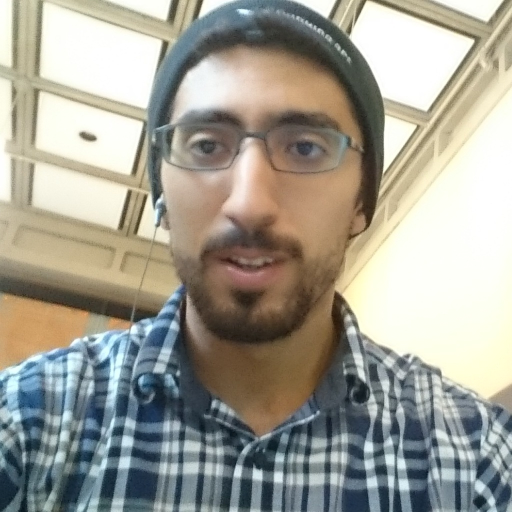
#> input picture test.png, 1024 x 1024 px (shown at 1/2 size)
$ python main.py
#> lines starting #> are read from the running program, lines starting #| are printed output that depends on the picture
#> further down, input_image is the input picture: PIL image 1024x1024 RGB; mean R, G, B 161.6, 159.2, 148.2
import sys
from PIL import Image
from PIL import ImageFilter
import glob, os
import shutil

# [21 lines left out: functions upside_down, horizontal_flip, blurry_boi, not called in this run]

# --------------------------------------------

def long_boi(input_image):
    dim = get_dimensions(input_image)
#> dim = (1024, 1024)

    width = dim[0]
#> width = 1024
    height = dim[1] * 1.5
#> height = 1536

    size = int(width), int(height)
#> size = (1024, 1536)

    output_image = input_image.resize(size)
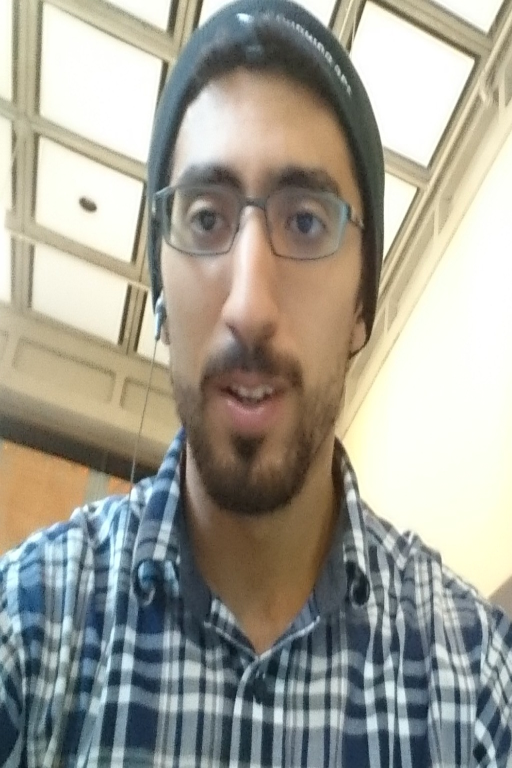
#> output_image: PIL image 1024x1536 RGB (shown at 1/2 size); mean R, G, B 161.6, 159.2, 148.3

    left = 0
    upper = dim[1]/4
#> upper = 256
    right = width
#> right = 1024
    lower = dim[1] + dim[1]/4
#> lower = 1280

    box = (left, upper, right, lower)
#> box = (0, 256, 1024, 1280)

    output_image = output_image.crop(box)
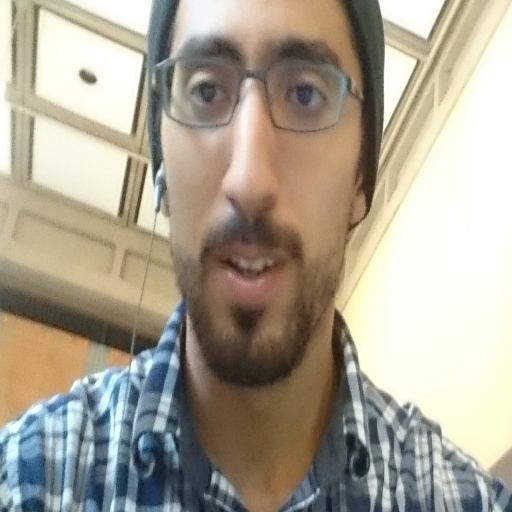
#> output_image: PIL image 1024x1024 RGB (shown at 1/2 size); mean R, G, B 170.3, 162.7, 146.9

    # output_image = output_image.resize(dim)
    # output_image.show()
    return output_image

# --------------------------------------------

# [47 lines left out: functions fat_boi, zoom_boi, quantize, not called in this run]

# --------------------------------------------

def get_dimensions(input_image):
    width, height = input_image.size
    return width, height

# [28 lines left out: functions my_heart_will_go_on, overlay, not called in this run]

# ------------------ main ------------------

# filename = raw_input("Enter the image path (OR type 'rm' to remove output_img folder): ")
filename = "./test.png"
# lazy remove output
if (filename == 'rm'):
    if os.path.exists('./output_imgs'):
        shutil.rmtree('./output_imgs')
    quit()

# myImage.show()

# create image output folder
if not os.path.exists('./output_imgs'):
    os.mkdir('./output_imgs')

input_image = Image.open(filename)
input_image.save('./output_imgs/original.png')

to_save = long_boi(input_image)
to_save.save('./output_imgs/1.png')

# [8 lines of commented-out code are left out]


input_image.close()
